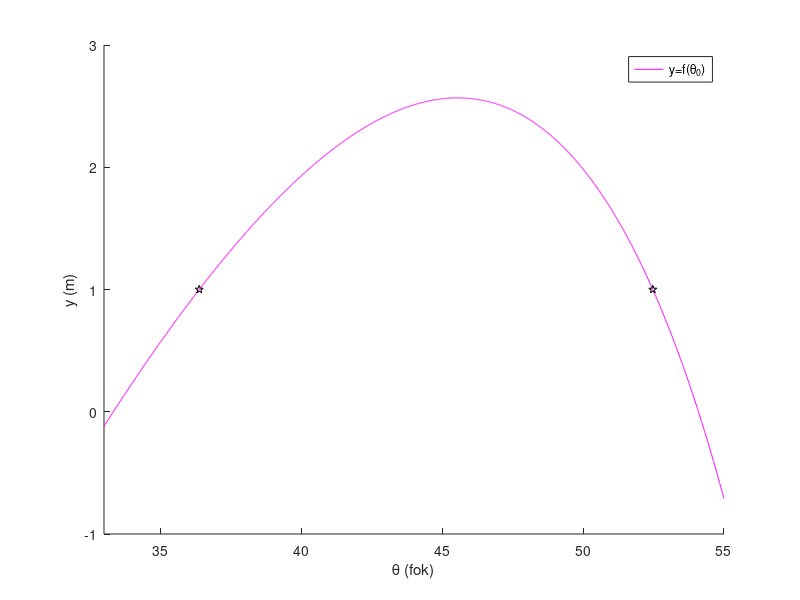
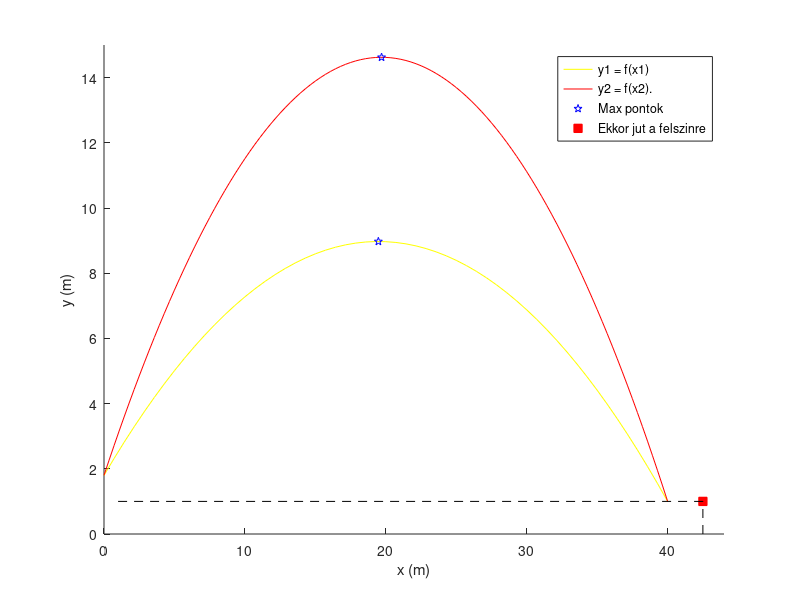

Reproduce these figures in MATLAB, in order.
clc(), clear(), close('all');

%%Adatok
y0 = 1.8; %m
v0 = 20; %m/s
g = 9.81; %m/s^2
x =40; %m tavolsag
y = 1; %m magassag

%Megoldas 1 & 2 alpont
fgv_y = @(theta) x*tand(theta) - g./ (2 * v0^2 * cosd(theta).^2) *x^2 + y0;
fgv_y_fzero = @(theta) fgv_y(theta) - y;

theta0_1 = fzero(fgv_y_fzero, 40);
theta0_2 = fzero(fgv_y_fzero, 50);

s1 = sprintf( 'Hajitasi szog erteke: theta1 = %.2f theta2 = %.3f' , theta0_1, theta0_2);
disp(s1);

%%Megoldas  3 alpont
fgv_y_x_1 = @(x) x.*tand(theta0_1) - g./ (2 * v0.^2 * cosd(theta0_1).^2) *x.^2 + y0;
fgv_y_x_2 = @(x) x.*tand(theta0_2) - g./ (2 * v0.^2 * cosd(theta0_2).^2) *x.^2 + y0;

%%Megoldas 4 alpont
fgv_y_x_1_min = @(x) -fgv_y_x_1(x);
fgv_y_x_2_min = @(x) -fgv_y_x_2(x);

[y1, x1] = fminbnd(fgv_y_x_1_min, 10, 30);
max1 = - x1;
[y2, x2] = fminbnd(fgv_y_x_2_min, 10, 30);
max2 = - x2;

s2 = sprintf( 'Legmagasabb pontok: max1 = %.2f max2 = %.2f' , max1, max2);
disp(s2);

%Megoldas 5 alpont
theta0 = 45; %fok
polinom_y = [ -g/(2*v0.^2*cosd(theta0).^2), tand(theta0), y0];
gyokok = roots(polinom_y)


%Abrazolas
figure(1);
hold ('on');
fplot(fgv_y, [33,55], 'm');
plot([theta0_1, theta0_2], [y,y], 'pk');
hold ('off');
xlabel('\theta (fok)'); ylabel('y (m)');
legend('y=f(\theta_0)')

figure(2);
hold ('on');
fplot(fgv_y_x_1, [0,x], 'y');
fplot(fgv_y_x_2, [0,x], 'r');
plot( [y1, y2],[max1, max2], 'pb');
plot( gyokok(1), y, 'sr', 'MarkerFaceColor', 'r');
plot([ 1,gyokok(1)], [y, y], 'k--');
plot([ gyokok(1),gyokok(1)], [0, y], 'k--');
%fplot(fgv_polinom, gyokok);%??????
hold ('off');
xlabel('x (m)'); ylabel('y (m)');
legend('y1 = f(x1)', 'y2 = f(x2).', 'Max pontok', 'Ekkor jut a felszinre')
axis( [ 0, 44, 0, 15 ] );
